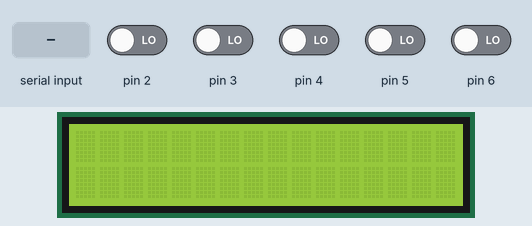
This sketch was run on a simulated Arduino Uno, built with avr-gcc and run on an emulated ATmega328P. Parts: 16×2 character LCD. The inputs (shaded band) are chosen by the test bench; at power-on: pin 2–6 LOW. What the sketch prints to the serial monitor is not drawn.

Above: at 1.2 s.
1.3 s: "90,45\n" received over Serial
At 3.2 s:
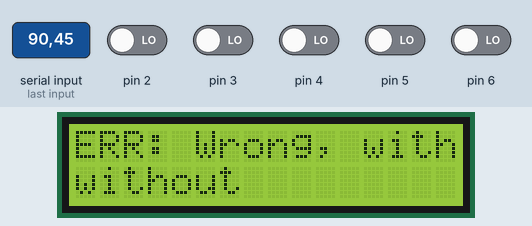
6.8 s: "30,150\n" received over Serial
At 9.7 s:
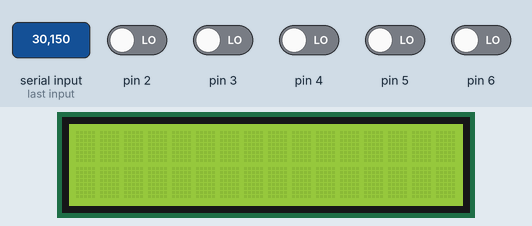
9.8 s: "0\n" received over Serial
At 13.5 s:
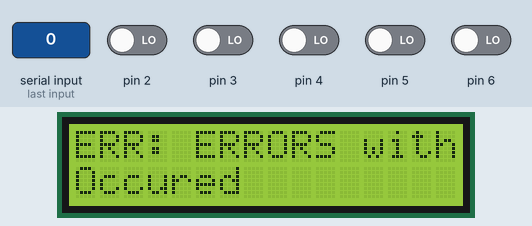
Timing chart, 0 to 15.0 s (numbered marks = the images above; inputs shaded):
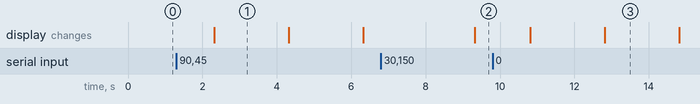

The sketch:

slave_modbus.ino
```cpp
#include <LiquidCrystal.h>
#include <stdio.h>
#include <string.h>
#include <ctype.h>
#include <Arduino.h>

#define SLAVE_ID 1

#define ILLEGAL_FUNCTION       1  //:0180017E
#define ILLEGAL_DATA_ADDRESS   2  //:0180027D
#define ILLEGAL_DATA_VALUE     3  //:0180037C
#define SLAVE_DEVICE_FAILURE   4

LiquidCrystal lcd(7, 8, 9, 10, 11, 12);

const int n = 255;            // Max msg length
char RxData[n] = { 0 };       // Input buffer
int dwBytesRead = 0;          // Number of received bytes

//Master is able to modify
static uint16_t Holding_Registers_Database[50]={
    0,  1111,  2222,  3333,  4444,  5555,  6666,  7777,  8888,  9999,      // 0-9   40001-40010
    12345, 15432, 15535, 10234, 19876, 13579, 10293, 19827, 13456, 14567,  // 10-19 40011-40020
    21345, 22345, 24567, 25678, 26789, 24680, 20394, 29384, 26937, 0,      // 20-29 40021-40030
    1, 2, 3, 4, 5, 60, 7, 8, 9, 10,                                        // 30-39 40031-40040
    11, 23, 22, 343, 55, 86, 453, 22, 654, 1232,                           // 40-49 40041-40050
};

//Master is NOT able to modify
static const uint16_t Input_Registers_Database[50]={
    0,  1111,  2222,  3333,  4444,  5555,  6666,  7777,  8888,  9999,      // 0-9   40001-40010
    12345, 15432, 15535, 10234, 19876, 13579, 10293, 19827, 13456, 14567,  // 10-19 40011-40020
    21345, 22345, 24567, 25678, 26789, 24680, 20394, 29384, 26937, 0,      // 20-29 40021-40030
    1, 2, 3, 4, 5, 60, 7, 8, 9, 10,                                        // 30-39 40031-40040
    11, 23, 22, 343, 55, 86, 453, 22, 654, 1232,                           // 40-49 40041-40050
};

//konwertowanie liczby na stringa
String toHex_str(int number, int bytes = 2) {
  String value;
  for (int i = 0; i < bytes; ++i) {
    char ch = number % 16 + (((number % 16) > 9) ? ('A' - 10) : '0');
    value = String(ch) + value;
    number = (number / 16);
  }

  return value;
}

int fromHex(String str) {
    return (int)strtol(str.c_str(), NULL, 16);
}

int LRC(String str) {
  str = str.substring(1);
  int calculated_lrc = 0;

  for (int i = 0; i < str.length(); i += 2) {
    calculated_lrc = (calculated_lrc + fromHex(str.substring(i, i + 2))) & 255;
  }

  return (((calculated_lrc ^ 255) + 1) & 255);
}

String buildExceptionResponse(String query, int Exception) {
  String response;
  response = query.substring(0, 5);
  response.setCharAt(3, '8');
  response += toHex_str(Exception, 2);
  response += toHex_str(LRC(response));
  response += "\r\n";
  return response;
}

String readHoldingRegs(String message_str)
{
  String message_out;
  int number_of_registers;
  int first_register;
  int calculated_lrc;

  //| COLON | SLAVE_ID | FUNCTION_CODE | DATA      | LRC     | CRLF  |
  //| 1 BYTE|  2 BYTES |  2 BYTES      | N*4 BYTES | 2 BYTES |2 BYTES|s
  message_out += String(message_str.substring(0, 5));
  number_of_registers = fromHex(message_str.substring(9, 13));
  message_out += String(toHex_str(number_of_registers * 2));
  first_register = fromHex(message_str.substring(5, 9));
  for (int currentReg = 0; currentReg < number_of_registers; ++currentReg) {
      message_out += String(toHex_str(Input_Registers_Database[first_register + currentReg], 4));
  }
  calculated_lrc = LRC(message_out);
  message_out += String(toHex_str(calculated_lrc));
  message_out += String("\r\n");
  if (first_register + number_of_registers >= 50) { //tyle rejestrów
      lcd.print("ERR: Wrong Addreses");
      message_out = buildExceptionResponse(message_str, ILLEGAL_DATA_ADDRESS);
  }

  return message_out;

}

String dataString = "";
String writeHoldingRegs(String message_str)
{
  String message_out;
  int number_of_registers;
  int first_register;
  int calculated_lrc;

  message_out += message_str.substring(0, 5);
  number_of_registers = fromHex(message_str.substring(9, 13));
  first_register = fromHex(message_str.substring(5, 9));
  message_out += toHex_str(first_register, 4);
  message_out += toHex_str(number_of_registers*2, 4);
  if (first_register + number_of_registers >= 50) {
      lcd.print("ERR: Wrong Addreses");
      message_out = buildExceptionResponse(message_str, ILLEGAL_DATA_ADDRESS);
  }
  for (int currentReg = 0; currentReg < number_of_registers; ++currentReg) {
      Holding_Registers_Database[first_register + currentReg] = fromHex(message_str.substring(13 + 4 * currentReg, 17 + 4 * currentReg));
      dataString += "Holding_Registers_Database[" +String(first_register + currentReg) + "]= " + String(Holding_Registers_Database[first_register + currentReg]) + ", ";
  }
  calculated_lrc = LRC(message_out);
  message_out += toHex_str(calculated_lrc);
  message_out += "\r\n";

  return message_out;
}
void setup() {
  Serial.begin(9600);
  lcd.begin(16, 2);
}


void loop()
{
  bool error = false;

  while (dwBytesRead == 0) // Polling the port for data
  {
    dwBytesRead = Serial.readBytes(RxData, n);
  }
  lcd.clear();

  String message_str(RxData);
  String message_out = "";

  for (size_t i = 0; i < message_str.length(); ++i)
  {
    if (message_str[i] == '\r') message_str.setCharAt(i, 'r');
    if (message_str[i] == '\n') message_str.setCharAt(i, 'n');
  }

  int slave_addr = fromHex(message_str.substring(1, 3));
  int function_number = fromHex(message_str.substring(3, 5));
  if (message_str[0] != ':') {
      lcd.setCursor(0, 0);
      lcd.print("ERR: Wrong, without :");
      error = true;
  }
  if (message_str.substring(message_str.length()-2) != "rn") {
      lcd.setCursor(0, 0);
      lcd.print("ERR: Wrong,");
      lcd.setCursor(0, 1);
      lcd.print("without \r\n");
      delay(2000);
      error = true;
  }
  if (error) {
      lcd.setCursor(0, 0);
      lcd.print("ERR: ERRORS ");
      lcd.setCursor(0, 1);
      lcd.print("Occured");
      delay(2000);
      message_out = buildExceptionResponse(message_str,SLAVE_DEVICE_FAILURE);

  }
  if (slave_addr != SLAVE_ID) {
    lcd.setCursor(0, 0);
    lcd.print("ERR: Wrong ID");
    delay(2000);
    message_out = buildExceptionResponse(message_str,ILLEGAL_DATA_VALUE);
    error = true;
  }

  if(error == false)
  {
     switch (function_number)
    {
      case 3:
        message_out = readHoldingRegs(message_str);
        break;
      case 16:
        message_out = writeHoldingRegs(message_str);
        break;

      default:
        lcd.print("ERR: Wrong Function");
        message_out = buildExceptionResponse(message_str, ILLEGAL_FUNCTION);
        break;
    }
  }
  Serial.println(message_out);
  if(function_number == 16)
  {
    delay(2000);
    Serial.println(dataString);

  }
  RxData[n + 1] = { 0 };    // Input buffer
  dwBytesRead = 0;          // Number of received bytes
  dataString = "";
}
```

Measured:
- after the input at 1.3 s, the display: changes after 1.0 s (image 1)
- after the input at 6.8 s, the display: changes after 2.5 s (image 2)
- after the input at 9.8 s, the display: first changes after 1.0 s (image 3 shows a later state)
- what the display in image 1 shows lasts 2.0 s, from 2.3 s to 4.3 s
